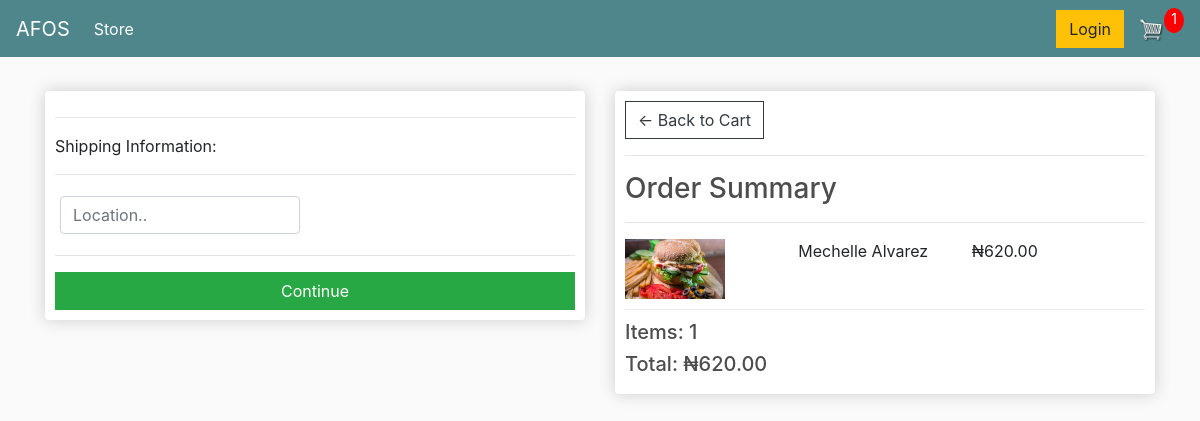
/checkout/ (signed in), run on an earlier commit of the app's database.
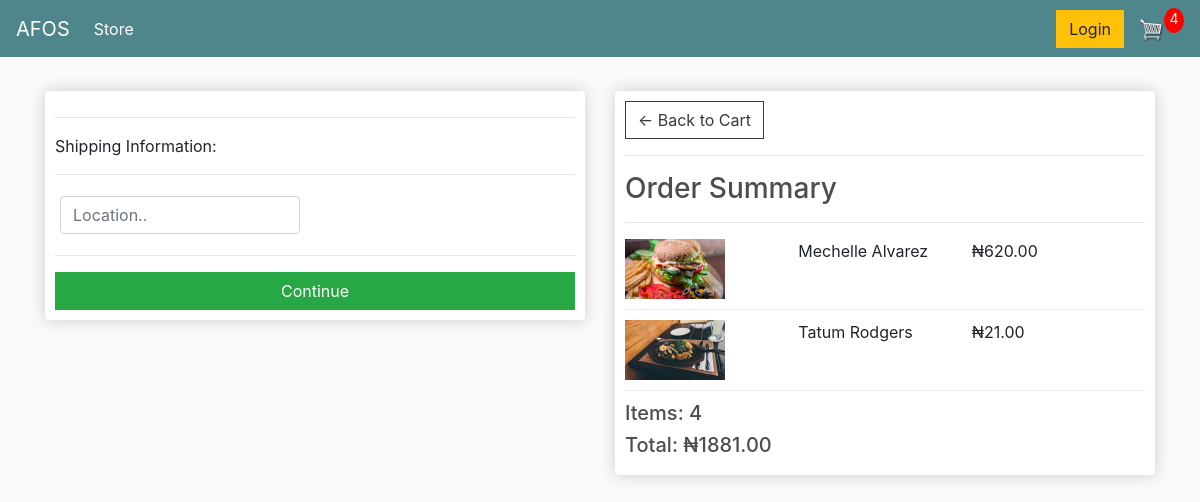
And on a later commit of the database.
### customer/models.py (models this page shows, shortened)
class OrderItem(models.Model):
    product = models.ForeignKey(Product, on_delete=models.SET_NULL, null=True)
    order = models.ForeignKey(Order, on_delete=models.SET_NULL, null=True)
    quantity = models.IntegerField(default=0, null=True, blank=True)
    date_added = models.DateTimeField(auto_now_add=True)
    @property
    def get_total(self):
        total = self.product.price * self.quantity
        return total

class Product(models.Model):
    name = models.CharField(max_length=200)
    price = models.DecimalField(max_digits=10, decimal_places=2)
    image = models.ImageField(null=True, blank=True)
    @property
    def imageURL(self):
        try:
            url = self.image.url
        except:
            url = ''
        return url

class Order(models.Model):
    customer = models.ForeignKey(Customer, on_delete=models.SET_NULL, null=True, blank=True)
    date_ordered = models.DateTimeField(auto_now_add=True)
    complete = models.BooleanField(default=False)
    transaction_id = models.CharField(max_length=100, null=True)
    @property
    def shipping(self):
        shipping = True
        orderitems = self.orderitem_set.all()
        return shipping
    @property
    def get_cart_total(self):
        orderitems = self.orderitem_set.all()
        total = sum([item.get_total for item in orderitems])
        return total
    @property
    def get_cart_items(self):
        orderitems = self.orderitem_set.all()
        total = sum([item.quantity  for item in orderitems])
        return total

### customer/views.py (the view)
# urls.py: path('checkout/', views.checkout, name="checkout"),
def checkout(request):
    if request.user.is_authenticated:
        customer = request.user.customer
        order, created = Order.objects.get_or_create(customer=customer, complete=False)
        items = order.orderitem_set.all()
        cartItems = order.get_cart_items
    else:
        items = []
        order = {'get_cart_total':0, 'get_cart_items':0, 'shipping':False}
        cartItems = order['get_cart_items']
    context = {'items':items, 'order':order, 'cartItems':cartItems}
    return render(request, 'customer/checkout.html', context)

### customer/templates/customer/checkout.html (shortened to what this page needs)
{% extends 'customer/main.html' %}{% load static %} {% block content %}
<div class="row">
  <div class="col-lg-6">
    <div class="box-element" id="form-wrapper">
      <form id="form">
        <div id="shipping-info">
          <hr>
          <p>Shipping Information:</p>
          <hr>
          <div class="form-field">
            <input class="form-control" type="text" name="location" placeholder="Location..">
          </div>
        </div>
        <hr>
        <input id="form-button" class="btn btn-success btn-block" type="submit" value="Continue">
      </form>
    </div>
    <br>
  </div>
  <div class="col-lg-6">
    <div class="box-element">
      <a class="btn btn-outline-dark" href="{% url 'cart' %}">&#x2190; Back to Cart</a>
      <hr>
      <h3>Order Summary</h3>
      <hr> {% for item in items %}
      <div class="cart-row">
        <div style="flex:2"><img class="row-image" src="{{item.product.imageURL}}"></div>
        <div style="flex:2">
          <p>{{item.product.name}}</p>
        </div>
        <div style="flex:1">
          <p>₦{{item.product.price}}</p>
        </div>
        <div style="flex:1">
        </div>
      </div>
      {% endfor %}
      <h5>Items: {{order.get_cart_items}}</h5>
      <h5>Total: ₦{{order.get_cart_total|floatformat:2}}</h5>
    </div>
  </div>
</div>
{% endblock content %}

What changed in the data, as far as the page shows it:
added OrderItem: product.imageURL (picture), product.name "Tatum Rodgers", product.price "21.00"
changed through a linked row, Order: get_cart_items "1" → "4"; get_cart_total "620.00" → "1881.00"
Also different on the page:
{{ cartItems }}: "1" → "4"
